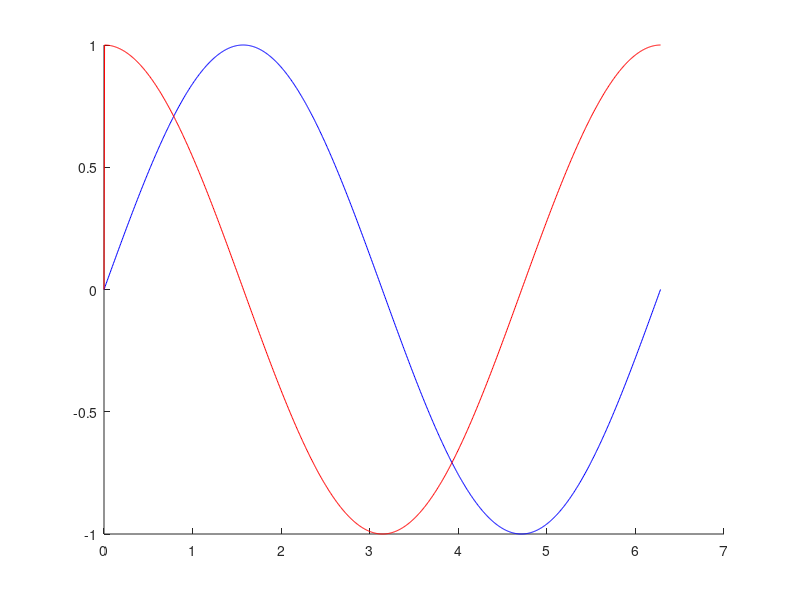

MATLAB code to generate this figure:
t = linspace(0,2*pi,1000);
x = sin(t);
y = zeros(1,length(t)-1);
for i = 2:length(t)
    y(i) = (x(i)-x(i-1))/(t(i)-t(i-1));
end

figure(1)
hold on
plot(t,x,'b-')
plot(t,y,'r-')